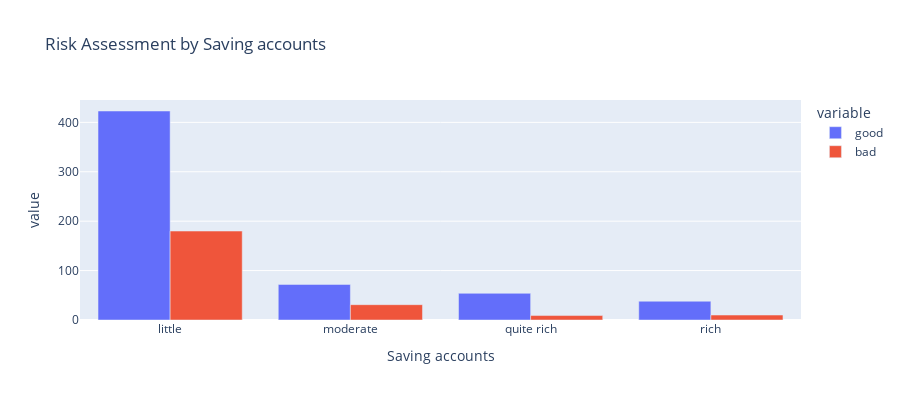

Notebook code cell kept with this figure:
### Markdown cell above
### 7. RISK ASSESSMENT BY SAVINGS ACCOUNT

### Code cell
import plotly.express as px

# Group and count 'Saving accounts' values for good and bad credit
saving_counts = df.groupby(['Saving accounts', 'Risk']).size().unstack().fillna(0)

# Creating an interactive bar plot
fig = px.bar(saving_counts, x=saving_counts.index, y=['good', 'bad'], 
             title='Risk Assessment by Saving accounts',
             labels={'Saving accounts': 'Saving accounts'},
             height=400)

fig.update_layout(barmode='group')
fig.show()

### Figure 1 — Plotly figure (JSON) as saved in the notebook; plotly's stock layout.template omitted (floating-point values rounded to 4 significant figures)
{"data": [{"alignmentgroup": "True", "hovertemplate": "variable=good<br>Saving accounts=%{x}<br>value=%{y}<extra></extra>", "legendgroup": "good", "marker": {"color": "#636efa", "pattern": {"shape": ""}}, "name": "good", "offsetgroup": "good", "orientation": "v", "showlegend": true, "textposition": "auto", "type": "bar", "x": ["little", "moderate", "quite rich", "rich"], "xaxis": "x", "y": [423, 72, 54, 38], "yaxis": "y"}, {"alignmentgroup": "True", "hovertemplate": "variable=bad<br>Saving accounts=%{x}<br>value=%{y}<extra></extra>", "legendgroup": "bad", "marker": {"color": "#EF553B", "pattern": {"shape": ""}}, "name": "bad", "offsetgroup": "bad", "orientation": "v", "showlegend": true, "textposition": "auto", "type": "bar", "x": ["little", "moderate", "quite rich", "rich"], "xaxis": "x", "y": [180, 31, 9, 10], "yaxis": "y"}], "layout": {"barmode": "group", "height": 400, "legend": {"title": {"text": "variable"}, "tracegroupgap": 0}, "title": {"text": "Risk Assessment by Saving accounts"}, "xaxis": {"anchor": "y", "domain": [0, 1], "title": {"text": "Saving accounts"}}, "yaxis": {"anchor": "x", "domain": [0, 1], "title": {"text": "value"}}}}
